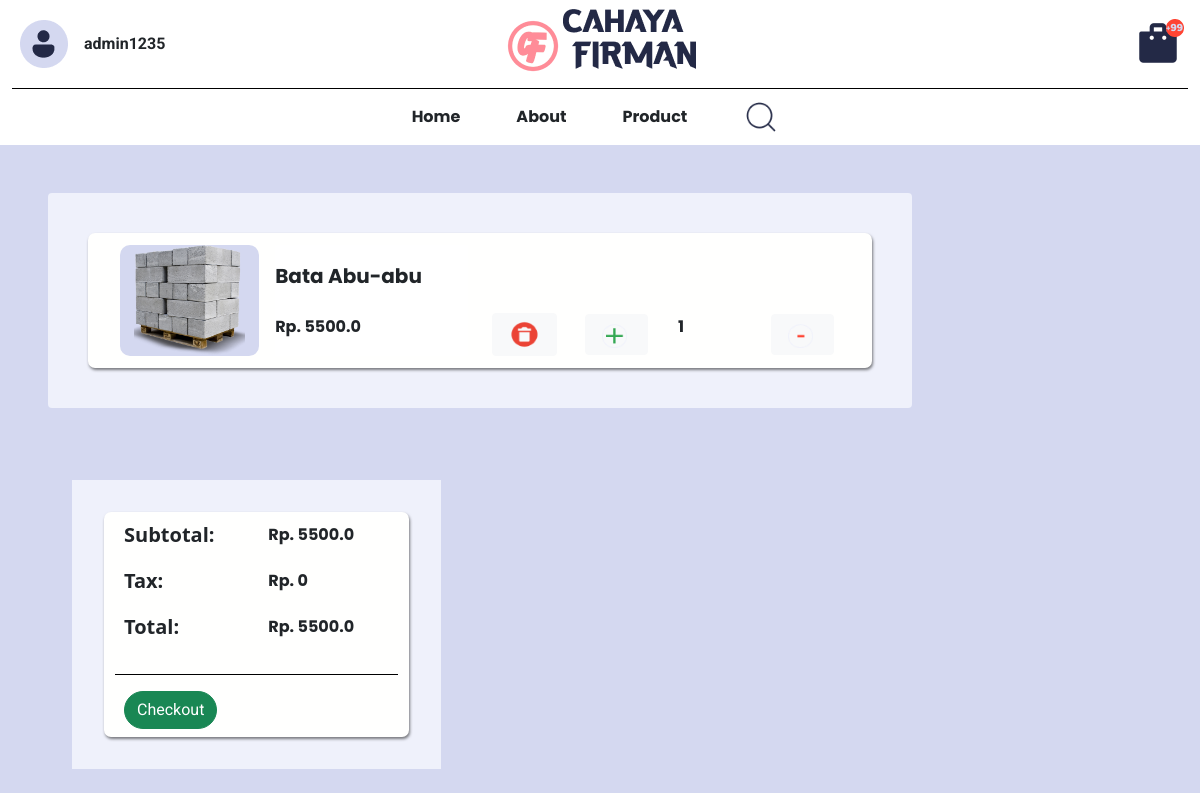
Before: /keranjang (signed in) with the older database file.
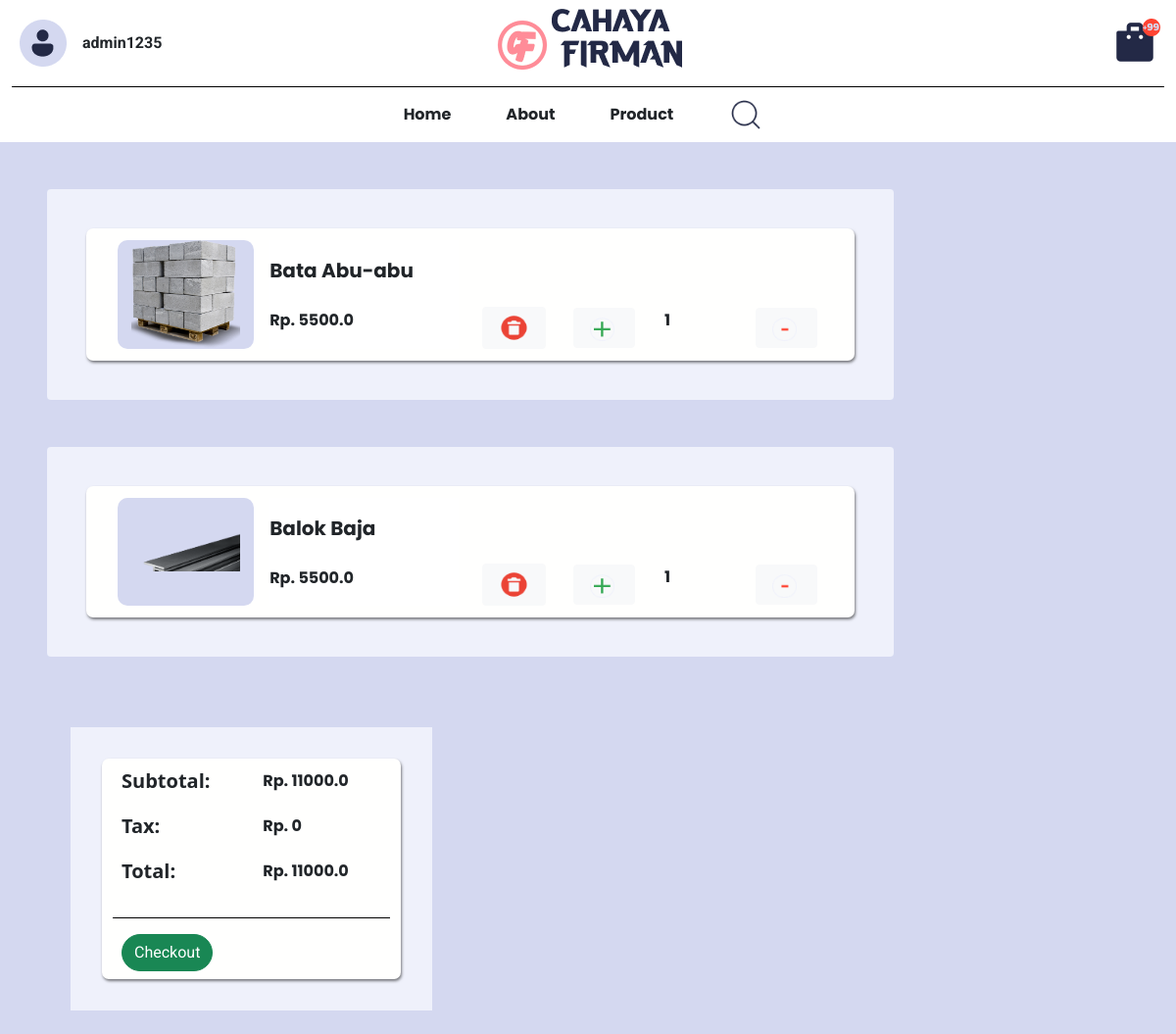
After: the same page with the newer database file.
### models/user.py (models this page shows, shortened)
class User(db.Model, UserMixin):
    id_user = db.Column(db.Integer, primary_key=True)
    username = db.Column(db.String(20), nullable=False, unique=True)
    email = db.Column(db.String(120), nullable=False, unique=True)
    password = db.Column(db.String(80), nullable=False)
    fullname = db.Column(db.String(60), nullable=True, unique=False)
    gender = db.Column(db.CHAR(1), nullable=True, unique=False)
    telephone = db.Column(db.Integer, nullable=True, unique=False)
    address = db.Column(db.String(60), nullable=True, unique=False)

### models/order_items.py (models this page shows)
class Order_items(db.Model):
    __tablename__ = 'order_items'
    id_order_item = db.Column(db.Integer, primary_key=True)
    id_product = db.Column(db.Integer, db.ForeignKey('product.id_product',name='fk_order_product'))  # Foreign key ke tabel Products
    id_session = db.Column(db.Integer, db.ForeignKey('session.id_session', name='fk_order_session'))  # Foreign key ke tabel session
    quantity = db.Column(db.Integer, nullable=False, default=1)
    product = db.relationship('Product', backref='order_items')
    session = db.relationship('session', back_populates='order_items')

### models/product.py (models this page shows)
class Product(db.Model):
    __tablename__ = 'product'
    id_product = db.Column(db.Integer, primary_key=True)
    name = db.Column(db.String(100))
    desc = db.Column(db.String(100))
    category = db.Column(db.String(100))
    quantityInStock = db.Column(db.Integer)
    price = db.Column(db.Float)
    picture = db.Column(db.String(100))

### app.py (the view)
@app.route("/keranjang")
def keranjang():
    active_session = None
    if current_user.session:
        for session in current_user.session:
            if session.is_active:
                active_session = session
                break
    order_items = []
    if active_session:
        order_items = Order_items.query.filter_by(id_session=active_session.id_session).all()
    total_price = sum(order_item.quantity * order_item.product.price for order_item in order_items)
    return render_template("keranjang.html", order_items=order_items, user=current_user, total_price=total_price)

### app.py (called while the page is built)
@login_manager.user_loader
def load_user(user_id):
    return User.query.get(int(user_id))

### templates/keranjang.html (shortened to what this page needs)
<!DOCTYPE html>
<html lang="en">
<head>
    <link href="https://cdn.jsdelivr.net/npm/bootstrap@5.0.2/dist/css/bootstrap.min.css" rel="stylesheet"
>
</head>
<body>
    <div class="container-satu">
        <div class="layanan satu d-flex align-items-center">
            <div class="col d-flex justify-content-start" id="profileContainer">
                <div class="d-flex align-items-center p-3 ms-1">
                    <img src="{{ url_for('static', filename='asset/Navbar/profile_user.png') }}" class="img-fluid me-3">
                    <p class="mt-3"> {% if current_user.is_authenticated %}
                        {{ current_user.username }}
                    {% else %}
                        guest
                    {% endif %}</p>
                </div>
            </div>
        </div>
        <div class="layanan dua">
            <div class="col d-flex justify-content-center align-items-center" id="logoCahayaFirmanContainer">
                <img src="{{ url_for('static', filename='asset/Navbar/Logo.png') }}" class="img-fluid">
            </div>
        </div>
        <div class="layanan tiga d-flex align-items-center">
            <div class="col d-flex justify-content-end">
                <div class="d-flex flex-column align-items-center" id="keranjangContainer">
                    <img src="{{ url_for('static', filename='asset/Navbar/Trolley.png') }}" class="img-fluid me-3">
                </div>
            </div>
        </div>
    </div>
    <div class="garis"></div>
    <div class="container d-flex justify-content-center">
        <div class="row">
            <div class="col order-last mx-3">
                <img src="{{ url_for('static', filename='asset/Navbar/lucide_search.png') }}" class="img-fluid">
            </div>
            <div class="col mx-3 mt-3" id="aboutContainer">
                <p class="teks-bold">About</p>
            </div>
            <div class="col mx-3 mt-3" id="productContainer">
                <p class="teks-bold">Product</p>
            </div>
            <div class="col order-first mx-3 mt-3" id="homeContainer">
                <p class="teks-bold">Home</p>
            </div>
        </div>
    </div>
    <div class="d-flex flex-column bd-highlight p-4">
        {% for order_item in order_items %}
        <div class="p-3 flex-fill bd-highlight m-4" style="background-color: #EFF1FB; width: 75%; border-radius: 4px;">
            <div class="p-2 m-4 bd-highlight" style="border-radius: 7px;">
                <div class="row py-1 px-4">
                    <div class="col satu">
                        <div class="image-container">
                            <img src="{{ url_for('static', filename='unggah/' + order_item.product.picture) }}" class="img-fluid">
                        </div>
                        <div class="col d-flex flex-column bd-highlight align-items-start ms-3">
                            <div class="bd-highlight mt-3">
                                <p class="fw-bold fs-5">{{ order_item.product.name }}</p>
                            </div>
                            <div class="bd-highlight mt-2">
                                <p class="fw-bold text-xl text-start">Rp. {{ order_item.quantity * order_item.product.price }}</p>
                            </div>
                        </div>
                    </div>
                    <div class="col align-self-end">
                        <div class="row">
                            <div class="col">
                                <form method="POST" action="{{ url_for('delete_item', id_order_item=order_item.id_order_item) }}">
                                    <button type="submit" name="delete" class="btn btn-light">
                                        <img src="{{ url_for('static', filename='asset/Keranjang/mdi_rubbish-bin-circle.png') }}" class="img-fluid">
                                    </button>
                                </form>
                            </div>
                            <div class="col">
                                <form method="POST" action="{{ url_for('update_cart', id_order_item=order_item.id_order_item) }}">
                                    <button type="submit" name="plus" class="btn btn-light">
                                        <img src="{{ url_for('static', filename='asset/Keranjang/ic_baseline-plus (1).png') }}" alt="plus" class="img-fluid">
                                    </button>
                                </form>
                            </div>
                            <div class="col">
                                <p class="fw-bold">{{ order_item.quantity }}</p>
                            </div>
                            <div class="col">
                                <form method="POST" action="{{ url_for('update_cart', id_order_item=order_item.id_order_item) }}">
                                    <button type="submit" name="minus" class="btn btn-light">
                                        <img src="{{ url_for('static', filename='asset/Keranjang/ic_baseline-plus.png') }}" alt="minus" class="img-fluid">
                                    </button>
                                </form>
                            </div>
                        </div>
                    </div>
                </div>
            </div>
        </div>
        {% endfor %}
        {% set tax = 0 %}
        <div class="flex-fill bd-highlight mt-4" style="width: 40%;">
            <div class="p-2 mt-4 ms-5 flex-fill bd-highlight" style="background-color: #EFF1FB; width: 80%;">
                <div class="p-2 m-4 bd-highlight" style="border-radius: 7px;">
                    <div class="container">
                        <div class="row row-cols-2">
                            <div class="col">
                                <p class="fw-bolder fs-5">Subtotal:</p>
                            </div>
                            <div class="col">
                                <p class="fw-bold">Rp. {{ total_price }}</p>
                            </div>
                            <div class="col">
                                <p class="fw-bolder fs-5">Tax:</p>
                            </div>
                            <div class="col">
                                <p class="fw-bold">Rp. {{ tax }}</p>
                            </div>
                            <div class="col">
                                <p class="fw-bolder fs-5">Total:</p>
                            </div>
                            <div class="col">
                                <p class="fw-bold">Rp. {{ total_price + tax }}</p>
                            </div>
                            <div class="garis m-3"></div>
                        </div>
                        <div class="d-grid gap-2">
                            <form method="POST" action="{{ url_for('Checkout') }}">
                                <button type="submit" class="btn btn-success">Checkout</button>
                            </form>
                        </div>
                    </div>
                </div>
            </div>
        </div>
</body>
</html>

### templates/keranjang.html (style rules this page uses)
.img-fluid { max-width: 80%; height: auto; }
.garis { height: 1px; width: 98%; margin: 0% auto; background-color: black; }
.teks-bold { font-family: 'Poppins', sans-serif; font-weight: bold; }
.container-satu { width: 100%; margin: 0% auto; display: flex; justify-content: space-between; }
.layanan { width: 30%; }
.d-flex.bd-highlight { margin: 0% auto; background-color: #D4D8F0; }
.p-2.m-4 { background-color: #FFFFFE; box-shadow: 1px 2px 3px rgba(0, 0, 0, 0.5); }
.image-container { background-color: #D4D8F0; border-radius: 10px; display: flex; align-items: center; justify-content: center; width: 40%; height: auto; }
.col.satu { display: flex; }
.col.d-flex { background-color: white; }
.row { display: flex; align-items: center; justify-content: center; height: 100%; }
p.mt-3 { font-family: 'Roboto', sans-serif; font-weight: bold; }
p.fw-bold { font-family: 'Poppins', sans-serif; }
.btn.btn-success { border-radius: 20px; font-family: 'Roboto', sans-serif; }

Changed rows visible on the page:
added Order_items: picture (picture), product.name "Balok Baja", order_item.quantity*order_item.product.price "5500.0", quantity "1"
Other visible differences:
{{ total_price }}: "5500.0" → "11000.0"
{{ total_price + tax }}: "5500.0" → "11000.0"
